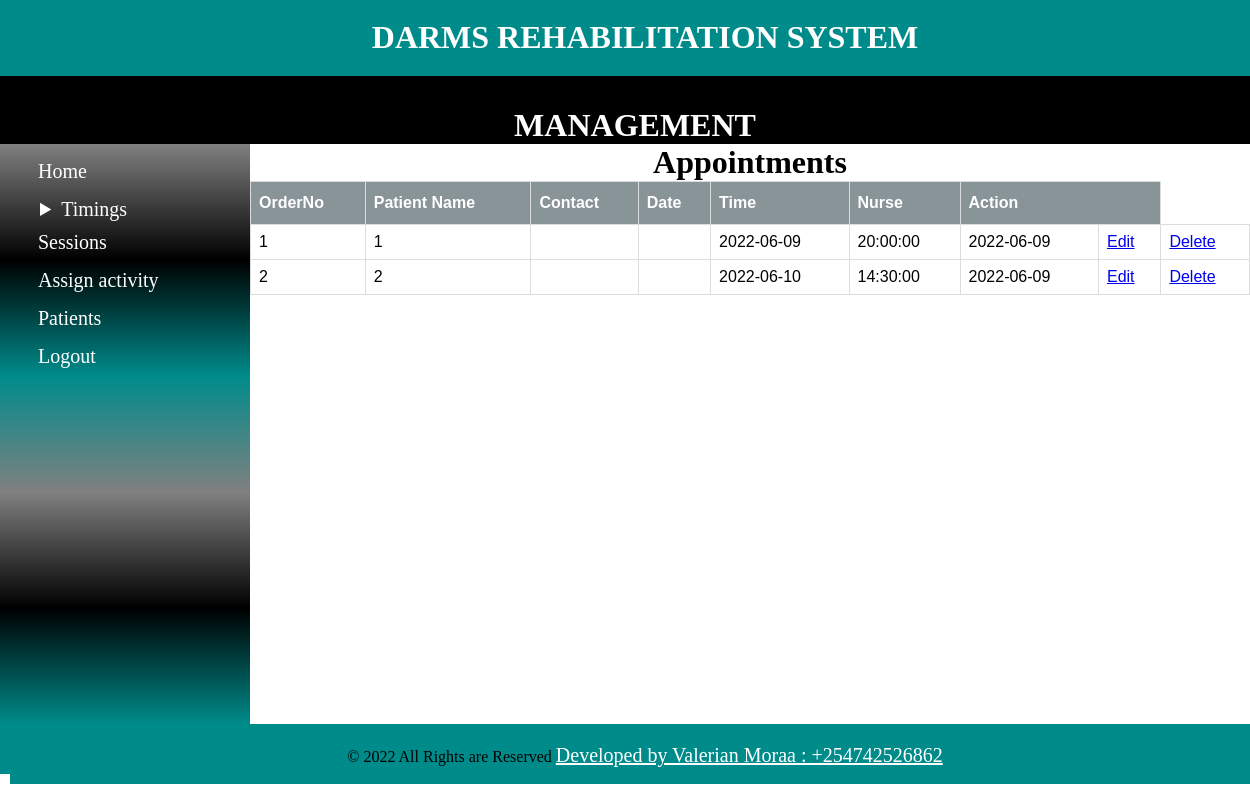
/therapist/appointments.php, run on the app's committed database.
### tables this page shows
CREATE TABLE `appointment` (
  `appointment_id` int(10) NOT NULL,
  `doctorid` int(10) NOT NULL,
  `patientid` int(10) NOT NULL,
  `appointment_date` date NOT NULL,
  `appointment_time` time NOT NULL,
  `createdat` date DEFAULT NULL
);

### therapist/appointments.php (the view, shortened to what this page needs)
<?php include "includes/header.php"; ?>
<?php include "includes/navigation.php"; ?>
<?php include "includes/sidebar.php"; ?>
<div class="article">
    <h1 id="titleoftable">Appointments</h1>
    <table id="appointments">
        <thead>
            <th>OrderNo</th>
            <th>Patient Name</th>
            <th>Contact</th>
            <th>Date</th>
            <th>Time</th>
            <th>Nurse</th>
            <th colspan="2">Action</th>
        </thead>
        <tbody>
            <?php
            $db = mysqli_connect('localhost', 'Valerian', '#Valeriephyl254', 'darms');
            $query = "SELECT * FROM appointment";
            $select_all_appointments = mysqli_query($db, $query);
            $i = 0;
            while ($row = mysqli_fetch_assoc($select_all_appointments)) {
                $appointment_id = $row['appointment_id'];
                $nurse_id = $row['nurse_id'];
                $patient_id = $row['patient_id'];
                $appointment_date = $row['appointment_date'];
                $appointment_time = $row['appointment_time'];
                $createdat = $row['createdat'];
                $i++;
                echo "<tr>";
                echo "<td>{$i}</td>";
                echo "<td>{$appointment_id}</td>";
                echo "<td>{$nurse_id}</td>";
                echo "<td>{$patient_id}</td>";
                echo "<td>{$appointment_date}</td>";
                echo "<td>{$appointment_time}</td>";
                echo "<td>{$createdat}</td>";
                echo "<td><a class='edit' href='edit_patient.php?edit={$appointment_id}'>Edit</a></td>";
                echo "<td><a class='delete' href='patients.php?delete={$appointment_id}'>Delete</a></td>";
                echo "</tr>";
            }
            ?>
        </tbody>
    </table>
</div>
<?php include "includes/footer.php"; ?>

### therapist/includes/header.php (style rules this page uses)
body { border: 0; margin: 0; overflow-x: hidden; }
h1 { text-align: center; }
.article { width: 80%; float: left; height:580px; }

### therapist/appointments.php (style rules this page uses)
#titleoftable { text-align: center; margin: auto; }
#appointments { font-family: Arial, Helvetica, sans-serif; border-collapse: collapse; width: 100%; }
#appointments td, #appointments th { border: 1px solid #ddd; padding: 8px; }
#appointments th { padding-top: 12px; padding-bottom: 12px; text-align: left; background-color: #899499; color: white; }

### data on the page
appointment: appointment_id "1", appointment_date "2022-06-09", appointment_time "20:00:00", createdat "2022-06-09"
appointment: appointment_id "2", appointment_date "2022-06-10", appointment_time "14:30:00", createdat "2022-06-09"
